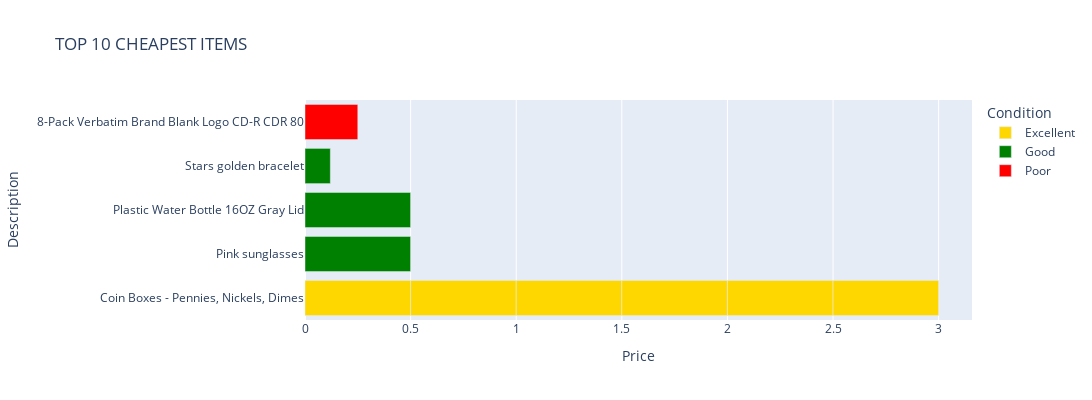

Write notebook code for a chart like this one.
### Code cell
# Bottom 10 expensive items - overall

print('TOP 10 CHEAPEST ITEMS')

fig = px.bar(
    a,
    y='Description',
    x='Price',
    color='Condition',
    color_discrete_map={'Good':'green','Fair':'gray','Excellent':'gold','Poor':'red'},
    orientation='h',
    title='TOP 10 CHEAPEST ITEMS',
    width=1200, height=400
    )

# fig.update_layout(yaxis={'categoryorder':'total ascending'})

fig.show()

### Figure 1 — Plotly figure (JSON) as saved in the notebook; plotly's stock layout.template omitted (floating-point values rounded to 4 significant figures)
{"data": [{"alignmentgroup": "True", "hovertemplate": "Condition=Excellent<br>Price=%{x}<br>Description=%{y}<extra></extra>", "legendgroup": "Excellent", "marker": {"color": "gold", "pattern": {"shape": ""}}, "name": "Excellent", "offsetgroup": "Excellent", "orientation": "h", "showlegend": true, "textposition": "auto", "type": "bar", "x": [0.5, 0.5, 0.5, 0.5, 0.5, 0.5], "xaxis": "x", "y": ["Coin Boxes - Pennies, Nickels, Dimes", "Coin Boxes - Pennies, Nickels, Dimes", "Coin Boxes - Pennies, Nickels, Dimes", "Coin Boxes - Pennies, Nickels, Dimes", "Coin Boxes - Pennies, Nickels, Dimes", "Coin Boxes - Pennies, Nickels, Dimes"], "yaxis": "y"}, {"alignmentgroup": "True", "hovertemplate": "Condition=Good<br>Price=%{x}<br>Description=%{y}<extra></extra>", "legendgroup": "Good", "marker": {"color": "green", "pattern": {"shape": ""}}, "name": "Good", "offsetgroup": "Good", "orientation": "h", "showlegend": true, "textposition": "auto", "type": "bar", "x": [0.5, 0.5, 0.12], "xaxis": "x", "y": ["Pink sunglasses", "Plastic Water Bottle 16OZ Gray Lid", "Stars golden bracelet"], "yaxis": "y"}, {"alignmentgroup": "True", "hovertemplate": "Condition=Poor<br>Price=%{x}<br>Description=%{y}<extra></extra>", "legendgroup": "Poor", "marker": {"color": "red", "pattern": {"shape": ""}}, "name": "Poor", "offsetgroup": "Poor", "orientation": "h", "showlegend": true, "textposition": "auto", "type": "bar", "x": [0.25], "xaxis": "x", "y": ["8-Pack Verbatim Brand Blank Logo CD-R CDR 80"], "yaxis": "y"}], "layout": {"barmode": "relative", "height": 400, "legend": {"title": {"text": "Condition"}, "tracegroupgap": 0}, "title": {"text": "TOP 10 CHEAPEST ITEMS"}, "width": 1200, "xaxis": {"anchor": "y", "domain": [0, 1], "title": {"text": "Price"}}, "yaxis": {"anchor": "x", "domain": [0, 1], "title": {"text": "Description"}}}}
